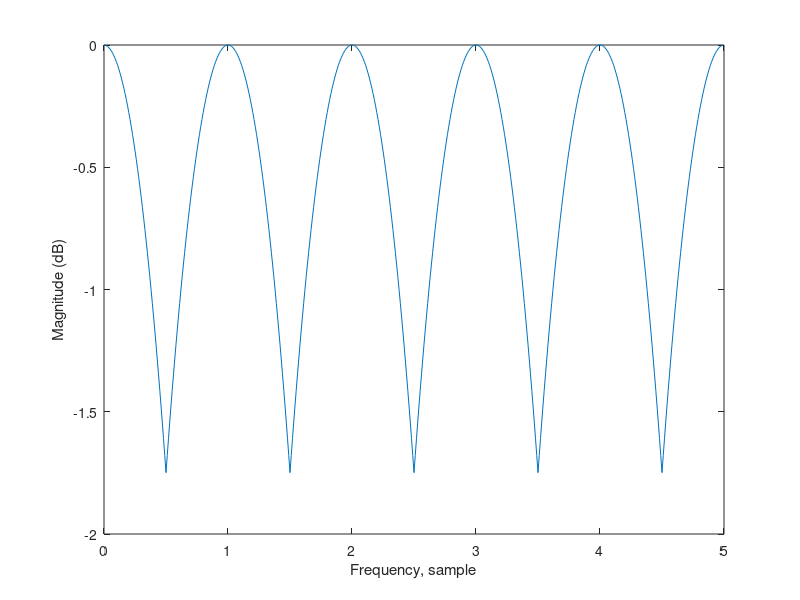

Reproduce this figure in MATLAB.
N = 1024;
idxes = 0:(N-1);
phase = idxes/N*2*pi;
dp = 0.01;
np = 500;
results_arr = zeros(0,np);
f_arr = zeros(0,np);
window = hamming(N)';
for f= 0:np-1
  a = exp(j*phase*dp*f).*window;
  results_arr(f+1) = max(abs(fft(a)));
  f_arr(f+1)=dp*f;
 endfor
 plot(f_arr,20*log10(results_arr/max(results_arr)))
 xlabel('Frequency, sample');
ylabel('Magnitude (dB)');
